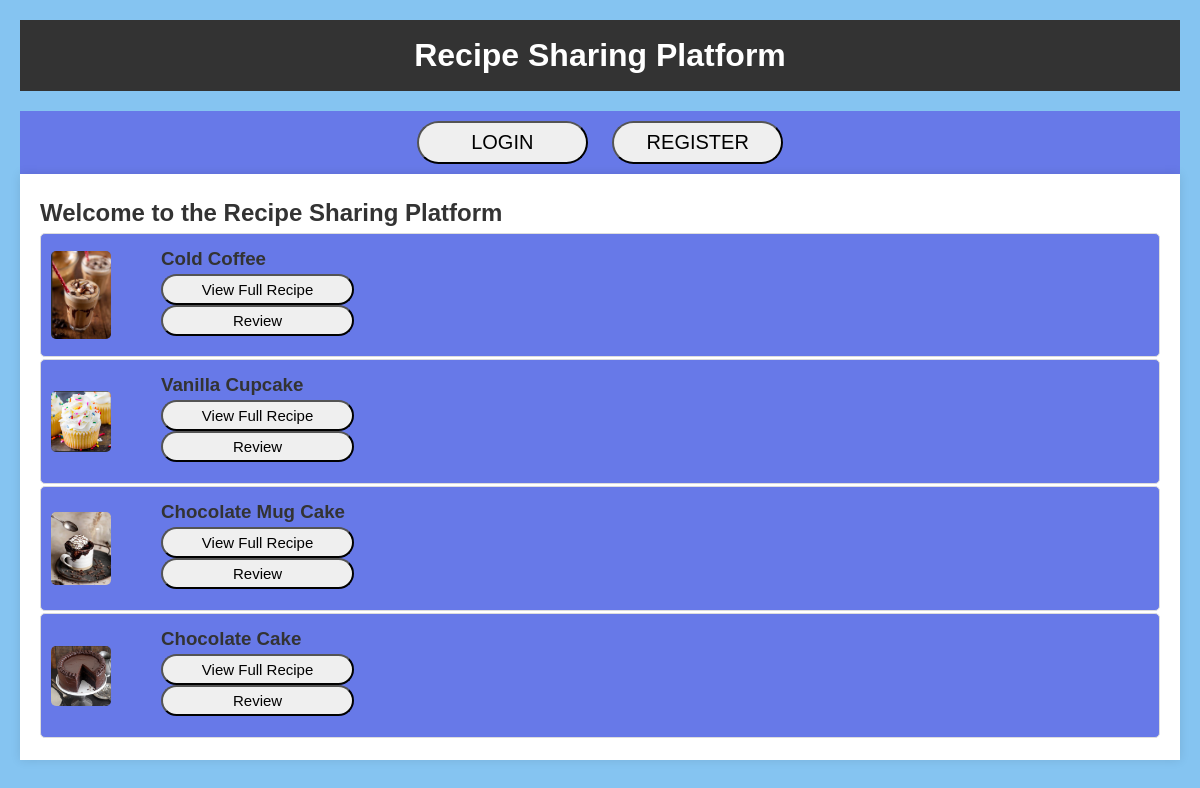
/index, run on the app's committed database.
### Recipe_book/models.py (models this page shows, shortened)
class Recipe(db.Model):
    id = db.Column(db.Integer, primary_key=True)
    name = db.Column(db.String(140))
    ingredients = db.Column(db.String(140), index=True, nullable=True)
    steps = db.Column(db.Text, nullable=True)
    user_id = db.Column(db.Integer, db.ForeignKey('user.id', name='fk_user_id'))
    picture = db.Column(db.String(200), nullable=True)

### Recipe_book/views.py (the view)
@app.route('/')
@app.route('/index')
def index():
    recipes = Recipe.query.all()
    return render_template('index.html', title='Home', recipes=recipes)

### Recipe_book/templates/index.html (shortened to what this page needs)
<!DOCTYPE html>
<html lang="en">
<head>
    <link rel="stylesheet" href="{{ url_for('static', filename='css/styles.css') }}">
</head>
<body>
    <header>
        <h1>Recipe Sharing Platform</h1>
    </header>
    <nav>
        {% if current_user.is_authenticated %}
            <a href="{{ url_for('new_recipe') }}"><button>NEW RECIPE</button></a>
            <a href="{{ url_for('logout') }}"><button>LOGOUT</button></a>
        {% else %}
            <a href="{{ url_for('login') }}"><button>LOGIN</button></a>
            <a href="{{ url_for('register') }}"><button>REGISTER</button></a>
        {% endif %}
    </nav>
    <main>
        <h2>Welcome to the Recipe Sharing Platform</h2>
        <ul class="recipe-list">
            {% for recipe in recipes %}
                <li>
                    {% if recipe.picture %}
                        <img src="{{ url_for('static', filename='uploads/' ~ recipe.picture) }}" alt="{{ recipe.name }}">
                    {% endif %}
                    <div>
                        <h3 style="text-transform: capitalize;">{{ recipe.name }}</h3>
                        <a href="{{ url_for('recipe', id=recipe.id) }}"><button style="border-radius: 40px;width:100%; padding:5px 5px; font-size: 15px;" >View Full Recipe</button></a>
                        <a href="{{ url_for('reviews',recipe_id=recipe.id) }}"><button style="border-radius: 40px;width:100%; padding:5px 5px; font-size: 15px;" >Review</button></a>
                    </div>
                </li>
            {% endfor %}
        </ul>
    </main>
</body>
</html>

### Recipe_book/static/css/styles.css (style rules this page uses)
* { margin: 0; padding: 0; box-sizing: border-box; }
body { font-family: Arial, sans-serif; background-color: #85c4f1; color: #333; line-height: 1.6; padding: 20px; }
header { background: #333; color: #fff; padding: 10px 0; text-align: center; margin-bottom: 20px; }
header h1 { margin: 0; }
nav { background: #6779e8; color: #fff; padding: 10px; text-align: center; }
nav a { color: #3e11f4; margin: 0 10px; text-decoration: none; }
main { background: #fff; padding: 20px; box-shadow: 0 0 10px rgba(0, 0, 0, 0.1); margin-bottom: 20px; }
.recipe-list { padding: 0; }
.recipe-list li { background: #6779e8; margin-bottom: 2px; padding: 10px; border: 1px solid #ddd; border-radius: 5px; display: flex; align-items: center; }
.recipe-list img { max-width: 60px; margin-right: 50px; border-radius: 5px; }
.recipe-list h3 { margin: 0; }
div { margin-bottom: 1%; }
button { border-radius: 40px; width:15%; padding:8px 8px; font-size: 20px }

### data on the page
Recipe: picture (picture), name "Cold Coffee"
Recipe: picture (picture), name "Vanilla Cupcake"
Recipe: picture (picture), name "Chocolate Mug Cake"
Recipe: picture (picture), name "Chocolate Cake"
